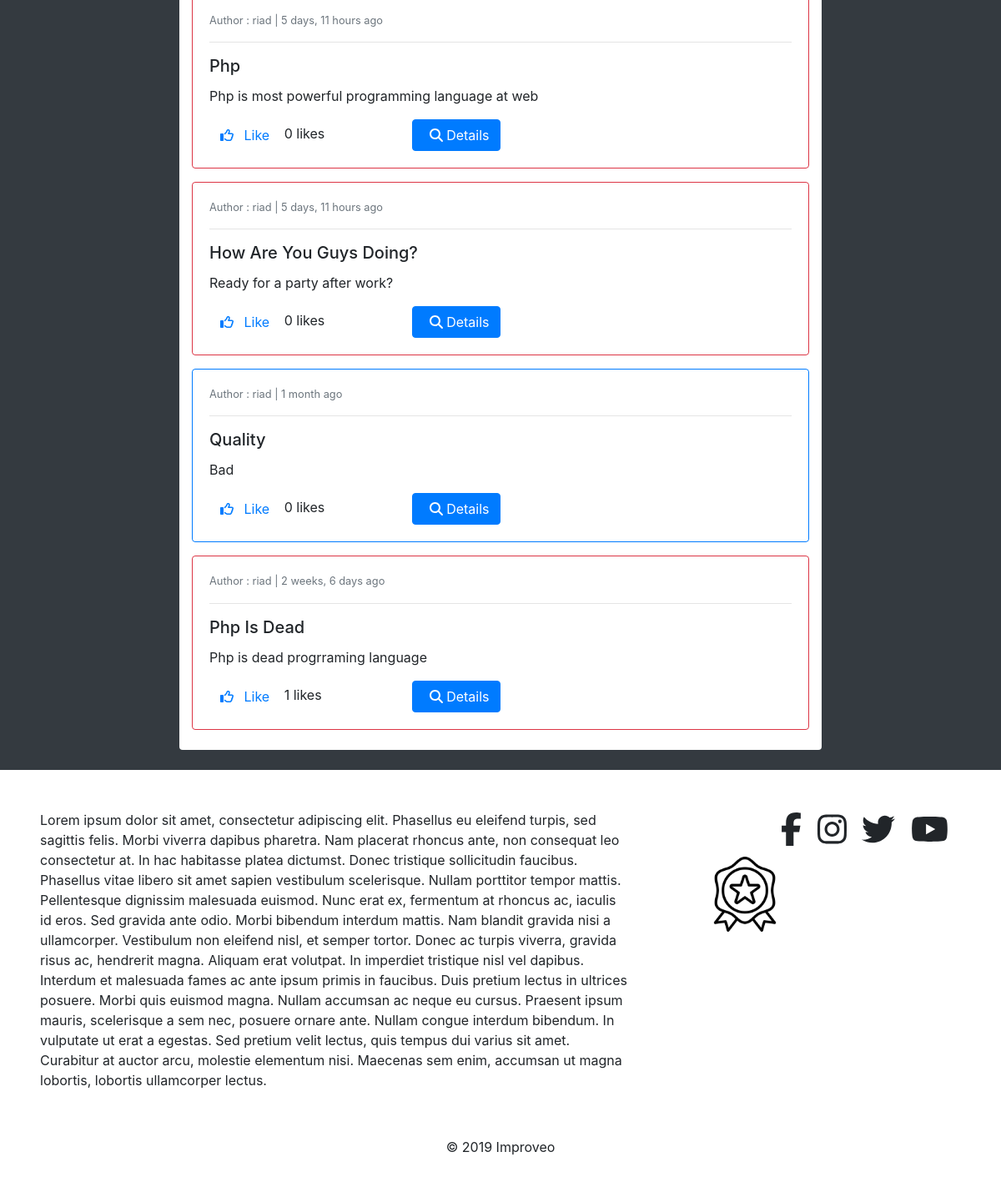
The app's page /posts/ (lower part), older data.
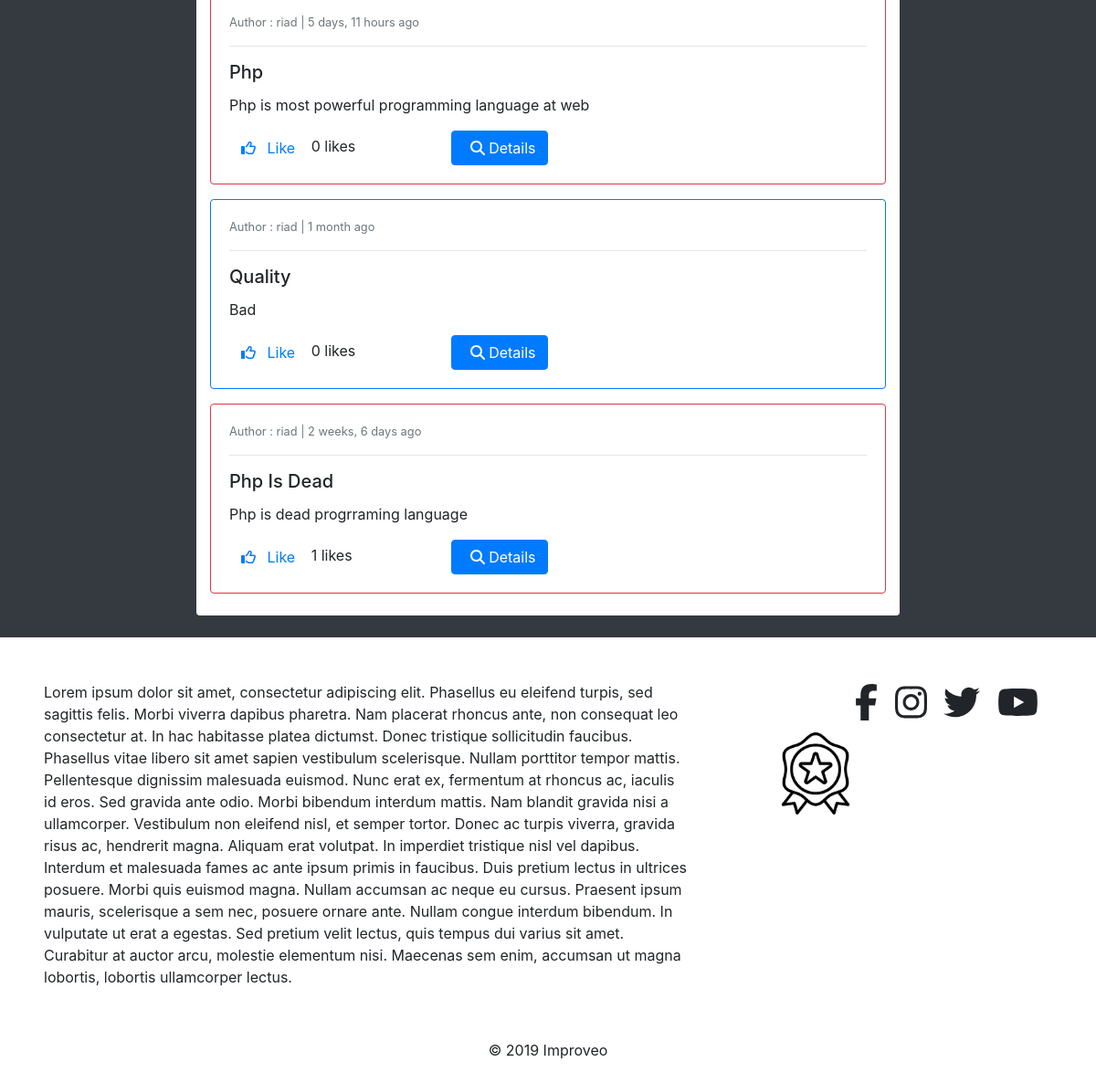
The same page, newer data.
### posts/models.py (models this page shows, shortened)
class Post(models.Model):
    author = models.ForeignKey(Profile,on_delete=models.CASCADE)
    liked = models.ManyToManyField(Profile,related_name='liked_prof',blank=True)
    updated = models.DateTimeField(auto_now=True)
    created = models.DateTimeField(auto_now_add=True)

class GeneralPost(Post):#bu model templatede gorunende kenarlari qirmizi seklinde gorunecek ve hami bu model ile post yaza biler ve paylasa biler
    title = models.CharField(max_length=200)
    description = models.TextField(max_length=350)
    image = models.ImageField(blank=True,upload_to=get_upload_path,validators=[FileExtensionValidator(['png', 'jpg', 'jpeg'])])
    def get_absolute_url(self):
        return reverse('posts:gp-detail',kwargs={'pk':self.pk})

class Post(models.Model):
    author = models.ForeignKey(Profile,on_delete=models.CASCADE)
    liked = models.ManyToManyField(Profile,related_name='liked_prof',blank=True)
    updated = models.DateTimeField(auto_now=True)
    created = models.DateTimeField(auto_now_add=True)

class ProblemPost(Post):#bu model tempplatede gorunenden kenarlari mavi rengde gorunecek
    report = models.ForeignKey(Report,on_delete=models.CASCADE)
    problem_reported = models.ForeignKey(ProblemReported,on_delete=models.CASCADE)
    objects = PostManager()
    def get_absolute_url(self):
        return reverse('posts:pp-detail',kwargs={'pk1':self.pk,'pk':self.problem_reported.id})

### profiles/models.py (models this page shows)
class Profile(models.Model):
    user = models.OneToOneField(User,on_delete=models.CASCADE)
    bio = models.TextField()
    profile_picture = models.ImageField(upload_to=get_upload_path,default='uploads/profile/img/avatar.png',validators=[FileExtensionValidator(['png','jpg','jpeg'])])
    website = models.CharField(max_length=220)#as an alternative if you can write in => models.URLField
    updated = models.DateTimeField(auto_now=True)
    created = models.DateTimeField(auto_now_add=True)
    def __str__(self):
        return "{}".format(self.user)

### reports/models.py (models this page shows, shortened)
class ProblemReported(models.Model):
    category = models.ForeignKey(Category,on_delete=models.CASCADE)#Categroy Model
    description = models.TextField()
    problem_id = models.CharField(max_length=12,unique=True,blank=True,default=random_code)#funksiyani cagirmirsan burda sadece tetikleyirse Js deki eventler kimi
    breakdown = models.PositiveIntegerField()#qoyulan vaxt problem hell etmek ucun
    public = models.BooleanField(default=False)
    user = models.ForeignKey(User,on_delete=models.CASCADE)
    report = models.ForeignKey(Report,on_delete=models.CASCADE)
    updated = models.DateTimeField(auto_now=True)
    created = models.DateTimeField(auto_now_add=True)
    objects = ProblemReportedManager()
    class Meta:
        verbose_name = 'Problem Reported'
        verbose_name_plural = 'Problems Reported'

### categories/models.py (models this page shows)
class Category(models.Model):
    name = models.CharField(max_length=100)
    description = models.TextField(blank=True)
    updated = models.DateTimeField(auto_now=True)
    created = models.DateTimeField(auto_now_add=True)
    def __str__(self):
        return str(self.name)

### posts/views.py (the view)
# urls.py: path('',PostListCreateView.as_view(),name='post-list-create'),
class PostListCreateView(FormUserRequiredMixin,CreateView):#createView den istifade etdiyimiz ucun yeni miras aldigimiz ucun pramoy uje post yaratma prosesi gedir burda
    template_name = 'posts/post-create-list.html'
    form_class = PostForm
    success_url = reverse_lazy('posts:post-list-create')
    def get_context_data(self,*args,**kwargs):
        qs1 = ProblemPost.objects.public_only()
        qs2 = GeneralPost.objects.all()
        qs = sorted(chain(qs1,qs2),reverse=True,key=lambda obj:obj.created)
        context = super(PostListCreateView,self).get_context_data(*args,**kwargs)#context deyiskeninin yazmagi deyisken kimi tanitmagi unutma ve super yazmagida hemcinin
        context['object_list'] = qs
        return context

### posts/models.py (called while the page is built)
    def public_only(self):
        return self.filter(problem_reported__public=True)#yeni hamiya acig olan postlari getir bize

### profiles/context_processors.py (called while the page is built, shortened)
def profilePicView(request):
    return{}

def getProfileView(request):
    return{}

### posts/templates/posts/post-create-list.html (shortened to what this page needs)
{% extends 'base.html' %}
{% load static %}
{% load crispy_forms_tags %}
{% block content %}
<br>
<div class="col-8 mx-auto">
    <div class="container bg-white pt-2 pb-4 rounded">
<br>
{% for obj in object_list %}
        {% if obj.problem_reported %}
            <div class="card card-body mt-3 border border-primary">
                <small class="text-muted">Author : {{obj.problem_reported.user}} | {{obj.problem_reported.created|timesince}} ago</small>
                <hr>
                <h5 class="card-title">{{obj.problem_reported.category}}</h5>
                <p class="card-text">{{obj.problem_reported.description}}</p>
        {% else %}
            <div class="card card-body mt-3 border border-danger">
                <small class="text-muted">Author : {{obj.author}} | {{obj.created|timesince}} ago</small>
                <hr>
                <h5 class="card-title">{{obj.title}}</h5>
                <p class="card-text">{{obj.description}}</p>
        {% endif %}
            <form action="{% url 'posts:like-unlike-post' %}" method="POST">
                <div class="row">
                    <div class="col-4">
                        <button type="submit" class="btn btn-link" style="text-decoration: none;">
                            {% if profile not in obj.liked.all %}
                                <i class="far fa-thumbs-up"></i>
                                <span class="ml-2">Like</span>
                            {% else %}
                                <i class="far fa-thumbs-down"></i>
                                <span class="ml-2">Unlike</span>
                            {% endif %}
                        </button>
                        <span>{{obj.liked.all.count}} likes</span>
                    </div>
            </form>
            <div class="col-3">
                <a href="{{obj.get_absolute_url}}" class="btn btn-primary">
                    <span class="ml-2">
                        <i class="fas fa-search"></i>
                    Details</span>
                </a>
            </div>
        </div>
    </div>
{% endfor %}
</div><br>
{% endblock content %}

### templates/base.html (shortened to what this page needs)
{% load static %}
<!doctype html>
<html lang="en">
<head>
    <link rel="stylesheet" type="text/css" href="{% static 'css/style.css' %}">
    <link rel="stylesheet" href="https://use.fontawesome.com/releases/v5.6.1/css/all.css"
>
    <link rel="stylesheet" href="//maxcdn.bootstrapcdn.com/bootstrap/4.0.0/css/bootstrap.min.css" rel="stylesheet" id="bootstrap-css">
</head>
<body>
    <section class="bg-dark" style="min-height:85vh">
        <div class="pt-big">
            {% block content %}
            {% endblock content %}
    </section>
    {% include 'footer.html' %}
</body>
</html>

### templates/navbar.html (shortened to what this page needs)
{% load static %}

### templates/footer.html
{% load static %}
<footer>
    <div class="col-12">
        <div class="row">
            <div class="col-8 p-5">
                Lorem ipsum dolor sit amet, consectetur adipiscing elit. Phasellus eu eleifend turpis, sed sagittis
                felis. Morbi viverra dapibus pharetra. Nam placerat rhoncus ante, non consequat leo consectetur at. In
                hac habitasse platea dictumst. Donec tristique sollicitudin faucibus. Phasellus vitae libero sit amet
                sapien vestibulum scelerisque. Nullam porttitor tempor mattis. Pellentesque dignissim malesuada euismod.
                Nunc erat ex, fermentum at rhoncus ac, iaculis id eros. Sed gravida ante odio. Morbi bibendum interdum
                mattis. Nam blandit gravida nisi a ullamcorper. Vestibulum non eleifend nisl, et semper tortor. Donec ac
                turpis viverra, gravida risus ac, hendrerit magna. Aliquam erat volutpat.
                In imperdiet tristique nisl vel dapibus. Interdum et malesuada fames ac ante ipsum primis in faucibus.
                Duis pretium lectus in ultrices posuere. Morbi quis euismod magna. Nullam accumsan ac neque eu cursus.
                Praesent ipsum mauris, scelerisque a sem nec, posuere ornare ante. Nullam congue interdum bibendum. In
                vulputate ut erat a egestas. Sed pretium velit lectus, quis tempus dui varius sit amet. Curabitur at
                auctor arcu, molestie elementum nisi. Maecenas sem enim, accumsan ut magna lobortis, lobortis
                ullamcorper lectus.
            </div>
            <div class="col-4 p-5">
                <div class="container h1 text-right">
                    <i class="fab fa-facebook-f ml-2"></i>
                    <i class="fab fa-instagram ml-2"></i>
                    <i class="fab fa-twitter ml-2"></i>
                    <i class="fab fa-youtube ml-2"></i>
                </div>
                <div>
                    <img src="{% static 'award.png' %}" height=90 width='auto'>
                </div>
            </div>
        </div>
    </div>
    <div class="col-12 bg-white text-center p-2">
        <p>&copy; 2019 Improveo<p>
    </div>
</footer>

### static_proj/css/style.css (style rules this page uses)
.pt-big { padding-top: 80px; }

Row changes from the older to the newer data that the page shows:
removed GeneralPost: author "riad", created "5 days, 11 hours", title "How Are You Guys Doing?", description "Ready for a party after work?", shows "Like", liked.all.count "0"
